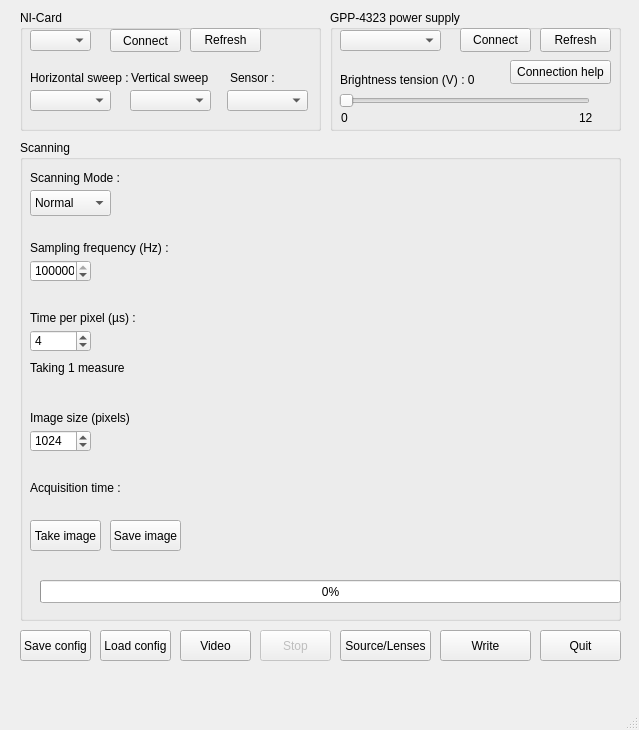
<?xml version="1.0" encoding="UTF-8"?>
<ui version="4.0">
 <class>MainWindow</class>
 <widget class="QMainWindow" name="MainWindow">
  <property name="geometry">
   <rect>
    <x>0</x>
    <y>0</y>
    <width>639</width>
    <height>730</height>
   </rect>
  </property>
  <property name="windowTitle">
   <string>MainWindow</string>
  </property>
  <widget class="QWidget" name="centralwidget">
   <widget class="QGroupBox" name="groupBox">
    <property name="geometry">
     <rect>
      <x>20</x>
      <y>10</y>
      <width>301</width>
      <height>121</height>
     </rect>
    </property>
    <property name="autoFillBackground">
     <bool>false</bool>
    </property>
    <property name="title">
     <string>NI-Card</string>
    </property>
    <widget class="QPushButton" name="pushButton_connect_dev">
     <property name="geometry">
      <rect>
       <x>90</x>
       <y>19</y>
       <width>71</width>
       <height>23</height>
      </rect>
     </property>
     <property name="text">
      <string>Connect</string>
     </property>
    </widget>
    <widget class="QComboBox" name="comboBox_dev">
     <property name="geometry">
      <rect>
       <x>10</x>
       <y>20</y>
       <width>61</width>
       <height>21</height>
      </rect>
     </property>
    </widget>
    <widget class="QPushButton" name="pushButton_dev_refresh">
     <property name="geometry">
      <rect>
       <x>170</x>
       <y>18</y>
       <width>71</width>
       <height>24</height>
      </rect>
     </property>
     <property name="text">
      <string>Refresh</string>
     </property>
    </widget>
    <widget class="QComboBox" name="comboBox_vs">
     <property name="geometry">
      <rect>
       <x>110</x>
       <y>80</y>
       <width>81</width>
       <height>21</height>
      </rect>
     </property>
    </widget>
    <widget class="QLabel" name="label">
     <property name="geometry">
      <rect>
       <x>10</x>
       <y>60</y>
       <width>101</width>
       <height>16</height>
      </rect>
     </property>
     <property name="text">
      <string>Horizontal sweep :</string>
     </property>
    </widget>
    <widget class="QLabel" name="label_3">
     <property name="geometry">
      <rect>
       <x>111</x>
       <y>60</y>
       <width>80</width>
       <height>16</height>
      </rect>
     </property>
     <property name="text">
      <string>Vertical sweep :</string>
     </property>
    </widget>
    <widget class="QComboBox" name="comboBox_hs">
     <property name="geometry">
      <rect>
       <x>10</x>
       <y>80</y>
       <width>81</width>
       <height>21</height>
      </rect>
     </property>
    </widget>
    <widget class="QComboBox" name="comboBox_sensor">
     <property name="geometry">
      <rect>
       <x>207</x>
       <y>80</y>
       <width>81</width>
       <height>21</height>
      </rect>
     </property>
    </widget>
    <widget class="QLabel" name="label_4">
     <property name="geometry">
      <rect>
       <x>210</x>
       <y>60</y>
       <width>80</width>
       <height>16</height>
      </rect>
     </property>
     <property name="text">
      <string>Sensor :</string>
     </property>
    </widget>
   </widget>
   <widget class="QPushButton" name="pushButton_quit">
    <property name="geometry">
     <rect>
      <x>540</x>
      <y>630</y>
      <width>81</width>
      <height>31</height>
     </rect>
    </property>
    <property name="font">
     <font>
      <family>MS Shell Dlg 2</family>
      <weight>50</weight>
      <bold>false</bold>
     </font>
    </property>
    <property name="text">
     <string>Quit</string>
    </property>
   </widget>
   <widget class="QGroupBox" name="groupBox_4">
    <property name="geometry">
     <rect>
      <x>330</x>
      <y>10</y>
      <width>291</width>
      <height>121</height>
     </rect>
    </property>
    <property name="autoFillBackground">
     <bool>false</bool>
    </property>
    <property name="title">
     <string>GPP-4323 power supply</string>
    </property>
    <widget class="QPushButton" name="pushButton_connect_gpp_4323">
     <property name="geometry">
      <rect>
       <x>130</x>
       <y>18</y>
       <width>71</width>
       <height>24</height>
      </rect>
     </property>
     <property name="text">
      <string>Connect</string>
     </property>
    </widget>
    <widget class="QComboBox" name="comboBox_gpp_4323">
     <property name="geometry">
      <rect>
       <x>10</x>
       <y>20</y>
       <width>101</width>
       <height>21</height>
      </rect>
     </property>
    </widget>
    <widget class="QPushButton" name="pushButton_gpp_4323_refresh">
     <property name="geometry">
      <rect>
       <x>210</x>
       <y>18</y>
       <width>71</width>
       <height>24</height>
      </rect>
     </property>
     <property name="text">
      <string>Refresh</string>
     </property>
    </widget>
    <widget class="QPushButton" name="pushButton_connect_gpp_4323_help">
     <property name="geometry">
      <rect>
       <x>180</x>
       <y>50</y>
       <width>101</width>
       <height>24</height>
      </rect>
     </property>
     <property name="text">
      <string>Connection help</string>
     </property>
    </widget>
    <widget class="QLabel" name="label_current_brightness">
     <property name="geometry">
      <rect>
       <x>10</x>
       <y>60</y>
       <width>171</width>
       <height>20</height>
      </rect>
     </property>
     <property name="text">
      <string>Brightness tension (V) : 0</string>
     </property>
    </widget>
    <widget class="QLabel" name="min_label_3">
     <property name="geometry">
      <rect>
       <x>11</x>
       <y>100</y>
       <width>20</width>
       <height>16</height>
      </rect>
     </property>
     <property name="text">
      <string>0</string>
     </property>
    </widget>
    <widget class="QLabel" name="max_label_3">
     <property name="geometry">
      <rect>
       <x>249</x>
       <y>100</y>
       <width>20</width>
       <height>16</height>
      </rect>
     </property>
     <property name="text">
      <string>12</string>
     </property>
    </widget>
    <widget class="QSlider" name="brightness_slider">
     <property name="enabled">
      <bool>false</bool>
     </property>
     <property name="geometry">
      <rect>
       <x>9</x>
       <y>80</y>
       <width>251</width>
       <height>22</height>
      </rect>
     </property>
     <property name="minimum">
      <number>0</number>
     </property>
     <property name="maximum">
      <number>12</number>
     </property>
     <property name="singleStep">
      <number>1</number>
     </property>
     <property name="value">
      <number>0</number>
     </property>
     <property name="orientation">
      <enum>Qt::Horizontal</enum>
     </property>
    </widget>
   </widget>
   <widget class="QGroupBox" name="groupBox_2">
    <property name="geometry">
     <rect>
      <x>20</x>
      <y>140</y>
      <width>601</width>
      <height>481</height>
     </rect>
    </property>
    <property name="title">
     <string>Scanning</string>
    </property>
    <widget class="QLabel" name="label_6">
     <property name="geometry">
      <rect>
       <x>10</x>
       <y>100</y>
       <width>141</width>
       <height>16</height>
      </rect>
     </property>
     <property name="text">
      <string>Sampling frequency (Hz) :</string>
     </property>
    </widget>
    <widget class="QSpinBox" name="spinBox_sampling_frequency">
     <property name="geometry">
      <rect>
       <x>10</x>
       <y>120</y>
       <width>61</width>
       <height>22</height>
      </rect>
     </property>
     <property name="minimum">
      <number>1</number>
     </property>
     <property name="maximum">
      <number>250000</number>
     </property>
     <property name="value">
      <number>250000</number>
     </property>
    </widget>
    <widget class="QLabel" name="label_7">
     <property name="geometry">
      <rect>
       <x>10</x>
       <y>170</y>
       <width>111</width>
       <height>16</height>
      </rect>
     </property>
     <property name="text">
      <string>Time per pixel (µs) :</string>
     </property>
    </widget>
    <widget class="QSpinBox" name="spinBox_time_per_pixel">
     <property name="geometry">
      <rect>
       <x>10</x>
       <y>190</y>
       <width>61</width>
       <height>22</height>
      </rect>
     </property>
     <property name="minimum">
      <number>1</number>
     </property>
     <property name="maximum">
      <number>40000</number>
     </property>
     <property name="singleStep">
      <number>4</number>
     </property>
     <property name="value">
      <number>4</number>
     </property>
     <property name="displayIntegerBase">
      <number>10</number>
     </property>
    </widget>
    <widget class="QLabel" name="label_8">
     <property name="geometry">
      <rect>
       <x>10</x>
       <y>270</y>
       <width>101</width>
       <height>16</height>
      </rect>
     </property>
     <property name="text">
      <string>Image size (pixels) :</string>
     </property>
    </widget>
    <widget class="QSpinBox" name="spinBox_image_size">
     <property name="geometry">
      <rect>
       <x>10</x>
       <y>290</y>
       <width>61</width>
       <height>22</height>
      </rect>
     </property>
     <property name="minimum">
      <number>10</number>
     </property>
     <property name="maximum">
      <number>8192</number>
     </property>
     <property name="value">
      <number>1024</number>
     </property>
    </widget>
    <widget class="QProgressBar" name="progressBar_sweep">
     <property name="geometry">
      <rect>
       <x>20</x>
       <y>440</y>
       <width>581</width>
       <height>23</height>
      </rect>
     </property>
     <property name="value">
      <number>0</number>
     </property>
    </widget>
    <widget class="QLabel" name="label_time">
     <property name="geometry">
      <rect>
       <x>10</x>
       <y>338</y>
       <width>161</width>
       <height>20</height>
      </rect>
     </property>
     <property name="text">
      <string>Acquisition time :</string>
     </property>
    </widget>
    <widget class="QPushButton" name="pushButton_sweep">
     <property name="geometry">
      <rect>
       <x>10</x>
       <y>380</y>
       <width>71</width>
       <height>31</height>
      </rect>
     </property>
     <property name="text">
      <string>Take image</string>
     </property>
    </widget>
    <widget class="QLabel" name="QPixmap_ui">
     <property name="geometry">
      <rect>
       <x>190</x>
       <y>30</y>
       <width>391</width>
       <height>381</height>
      </rect>
     </property>
     <property name="text">
      <string/>
     </property>
    </widget>
    <widget class="QPushButton" name="pushButton_save_image">
     <property name="geometry">
      <rect>
       <x>90</x>
       <y>380</y>
       <width>71</width>
       <height>31</height>
      </rect>
     </property>
     <property name="text">
      <string>Save image</string>
     </property>
    </widget>
    <widget class="QComboBox" name="comboBox_Scanning_Mode">
     <property name="geometry">
      <rect>
       <x>10</x>
       <y>50</y>
       <width>81</width>
       <height>26</height>
      </rect>
     </property>
     <property name="maxVisibleItems">
      <number>2</number>
     </property>
     <item>
      <property name="text">
       <string>Normal</string>
      </property>
     </item>
     <item>
      <property name="text">
       <string>Triangle</string>
      </property>
     </item>
    </widget>
    <widget class="QLabel" name="label_9">
     <property name="geometry">
      <rect>
       <x>10</x>
       <y>30</y>
       <width>141</width>
       <height>16</height>
      </rect>
     </property>
     <property name="text">
      <string>Scanning Mode :</string>
     </property>
    </widget>
    <widget class="QLabel" name="label_average">
     <property name="geometry">
      <rect>
       <x>10</x>
       <y>220</y>
       <width>111</width>
       <height>16</height>
      </rect>
     </property>
     <property name="text">
      <string>Taking 1 measure</string>
     </property>
    </widget>
   </widget>
   <widget class="QPushButton" name="pushButton_save_config">
    <property name="geometry">
     <rect>
      <x>20</x>
      <y>630</y>
      <width>71</width>
      <height>31</height>
     </rect>
    </property>
    <property name="font">
     <font>
      <family>MS Shell Dlg 2</family>
      <weight>50</weight>
      <bold>false</bold>
     </font>
    </property>
    <property name="text">
     <string>Save config</string>
    </property>
   </widget>
   <widget class="QPushButton" name="pushButton_load_config">
    <property name="geometry">
     <rect>
      <x>100</x>
      <y>630</y>
      <width>71</width>
      <height>31</height>
     </rect>
    </property>
    <property name="font">
     <font>
      <family>MS Shell Dlg 2</family>
      <weight>50</weight>
      <bold>false</bold>
     </font>
    </property>
    <property name="text">
     <string>Load config</string>
    </property>
   </widget>
   <widget class="QPushButton" name="pushButton_start_video">
    <property name="geometry">
     <rect>
      <x>180</x>
      <y>630</y>
      <width>71</width>
      <height>31</height>
     </rect>
    </property>
    <property name="text">
     <string>Video</string>
    </property>
   </widget>
   <widget class="QPushButton" name="pushButton_stop_video">
    <property name="enabled">
     <bool>false</bool>
    </property>
    <property name="geometry">
     <rect>
      <x>260</x>
      <y>630</y>
      <width>71</width>
      <height>31</height>
     </rect>
    </property>
    <property name="text">
     <string>Stop</string>
    </property>
   </widget>
   <widget class="QPushButton" name="pushButton_connections">
    <property name="geometry">
     <rect>
      <x>340</x>
      <y>630</y>
      <width>91</width>
      <height>31</height>
     </rect>
    </property>
    <property name="font">
     <font>
      <family>MS Shell Dlg 2</family>
      <weight>50</weight>
      <bold>false</bold>
     </font>
    </property>
    <property name="text">
     <string>Source/Lenses</string>
    </property>
   </widget>
   <widget class="QPushButton" name="pushButton_show_write">
    <property name="geometry">
     <rect>
      <x>440</x>
      <y>630</y>
      <width>91</width>
      <height>31</height>
     </rect>
    </property>
    <property name="font">
     <font>
      <family>MS Shell Dlg 2</family>
      <weight>50</weight>
      <bold>false</bold>
     </font>
    </property>
    <property name="text">
     <string>Write</string>
    </property>
   </widget>
  </widget>
  <widget class="QMenuBar" name="menubar">
   <property name="geometry">
    <rect>
     <x>0</x>
     <y>0</y>
     <width>639</width>
     <height>21</height>
    </rect>
   </property>
  </widget>
  <widget class="QStatusBar" name="statusbar"/>
 </widget>
 <resources/>
 <connections/>
</ui>
